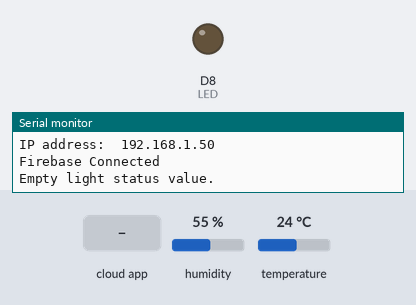
Simulated run of this sketch. Board: ESP8266 (NodeMCU). Parts: output pins drawn as LEDs (lit = HIGH), the last lines printed to the serial monitor. The test bench sets the inputs (shaded band); at power-on: humidity 55 %, temperature 24 °C. WiFi joins after 1.5 s; servers stay silent unless stated; the Firebase database answers and starts empty.

Above: at 2.8 s.
2.9 s: the phone or cloud app sets lightStatus to ON
At 4.7 s:
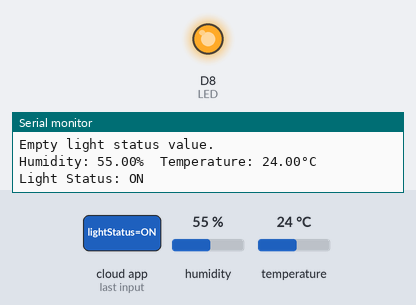
Timing chart, 0 to 6.2 s (numbered marks = the images above; inputs shaded):
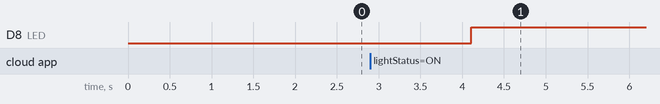

Measured:
- after the input at 2.9 s, D8 (LED): LOW → HIGH after 1.2 s

The sketch:

onlylight.ino
```cpp
#include <ESP8266WiFi.h>
#include <ESP8266WiFiMulti.h>
#include <FirebaseArduino.h>

ESP8266WiFiMulti wifiMulti;

#define LED D8


#include <DHT.h>

#define DHTPIN 4     // Digital pin connected to the DHT sensor
#define DHTTYPE DHT22   // DHT 22 (AM2302)

DHT dht(DHTPIN, DHTTYPE);


#define FIREBASE_HOST "home-bb179-default-rtdb.firebaseio.com"
#define FIREBASE_AUTH "8wCzAchwOvxuQ5FdFS1aOVaLQQ5MibXk7BqUEA0n"

const char* lightControlPath = "/lightControl";
const char* lightStatusPath = "/lightStatus";

void setup() {
  Serial.begin(115200);
  pinMode(LED, OUTPUT);

  wifiMulti.addAP("Shristy", "thisisnoy@makemestrong12333");

  Serial.println("Connecting ...");

  while (wifiMulti.run() != WL_CONNECTED) {
    delay(250);
    Serial.print('.');
  }

  Serial.println('\n');
  Serial.print("Connected to ");
  Serial.println(WiFi.SSID());
  Serial.print("IP address:\t");
  Serial.println(WiFi.localIP());

  Firebase.begin(FIREBASE_HOST, FIREBASE_AUTH);

  if (Firebase.failed()) {
    Serial.print("Firebase connection failed: ");
    Serial.println(Firebase.error());
  } else {
    Serial.println("Firebase Connected");
    Firebase.setString("Senura/Value", "0");
  }

   dht.begin();

}
void loop() {
    if (Firebase.failed()) {
        Serial.print("Firebase retrieval failed: ");
        Serial.println(Firebase.error());
        return;
    }

    String lightControlValue = Firebase.getString("lightControl/lightStatus");

    if (lightControlValue.length() > 0) {
        // Value retrieved successfully
        Serial.print("Light Status: ");
        Serial.println(lightControlValue);

        if (lightControlValue == "ON") {
            digitalWrite(LED, HIGH);
        } else {
            digitalWrite(LED, LOW);
        }
    } else {
        // Value is empty
        Serial.println("Empty light status value.");
    }


   delay(2000);  // Wait a few seconds between measurements.

  float humidity = dht.readHumidity();
  float temperature = dht.readTemperature();

  if (isnan(humidity) || isnan(temperature)) {
    Serial.println("Failed to read from DHT sensor!");
    return;
  }

  Serial.print("Humidity: ");
  Serial.print(humidity);
  Serial.print("%\t");
  Serial.print("Temperature: ");
  Serial.print(temperature);
  Serial.println("°C");

   Firebase.setFloat("temperature", temperature);
  if (Firebase.failed()) {
    Serial.print("Firebase set failed:");
    Serial.println(Firebase.error());
  }
}
```
